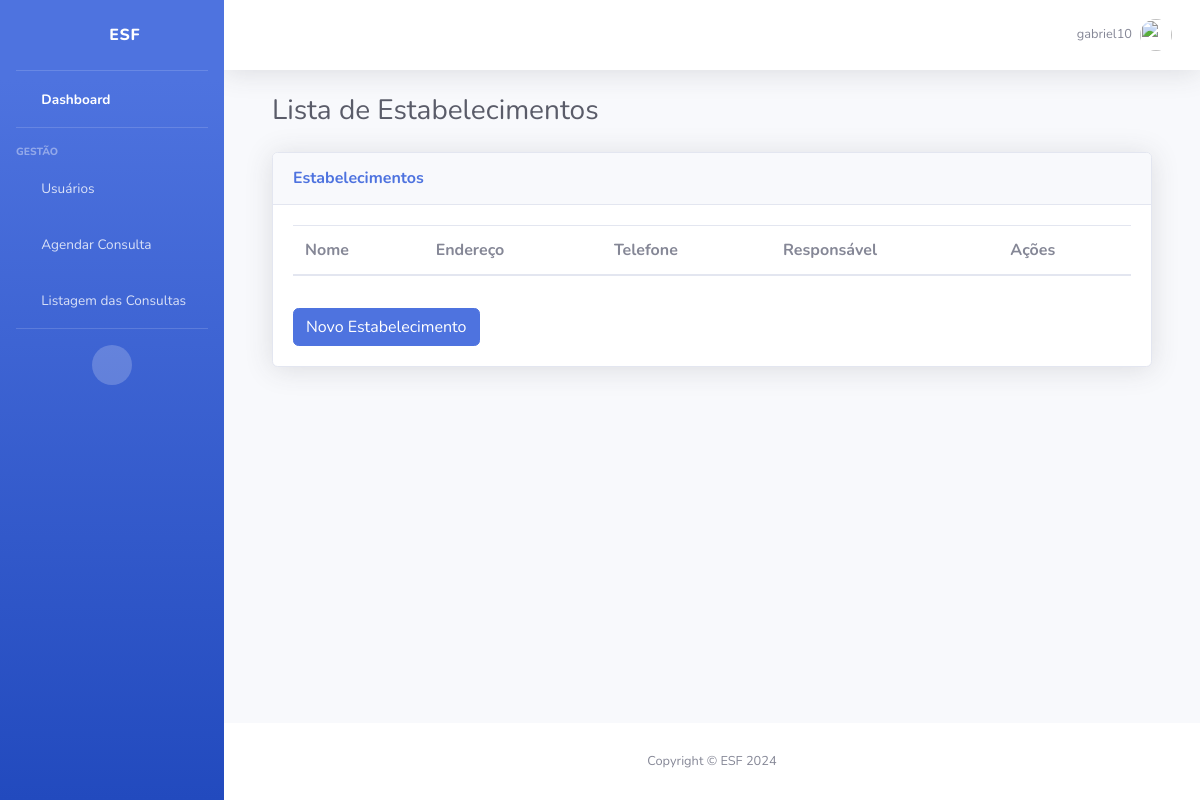
Page /estabelecimento/ (signed in) on the earlier database version.
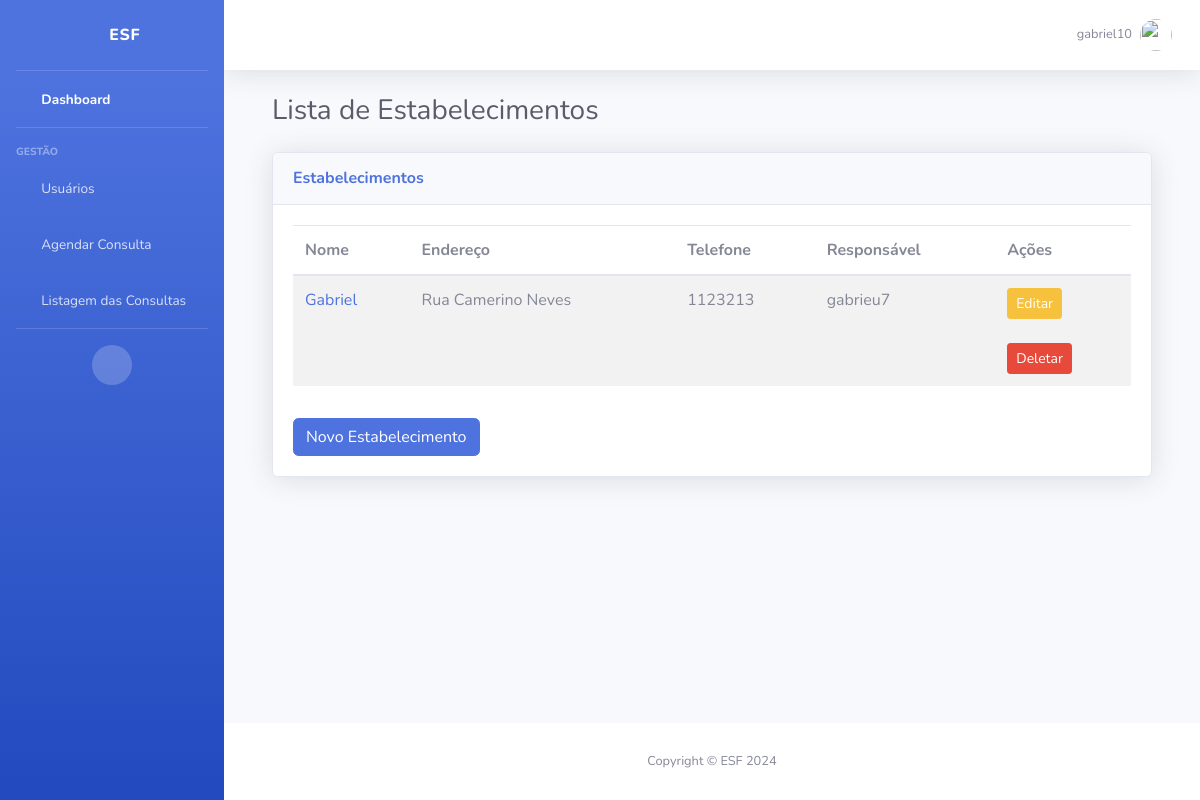
Same page on the later database version.
### estabelecimento/models.py (models this page shows, shortened)
class Estabelecimento(models.Model):
    nome = models.CharField(max_length=50)
    endereco = models.CharField(max_length=100)
    telefone = models.CharField(max_length=11)
    responsavel = models.OneToOneField("usuarios.Usuario", on_delete=models.DO_NOTHING)

### estabelecimento/views.py (the view)
# urls.py: path('', views.estabelecimento_list, name='estabelecimento_list'),
@login_required
def estabelecimento_list(request):
    estabelecimentos = Estabelecimento.objects.all()
    return render(request, 'estabelecimento/estabelecimento_list.html', {'estabelecimentos': estabelecimentos})

### templates/estabelecimento/estabelecimento_list.html
{% extends "_base.html" %}
{% block content %}
<div class="container-fluid">
    <h1 class="h3 mb-4 text-gray-800">Lista de Estabelecimentos</h1>
    <div class="card shadow mb-4">
        <div class="card-header py-3">
            <h6 class="m-0 font-weight-bold text-primary">Estabelecimentos</h6>
        </div>
        <div class="card-body">
            <table class="table table-striped">
                <thead>
                    <tr>
                        <th>Nome</th>
                        <th>Endereço</th>
                        <th>Telefone</th>
                        <th>Responsável</th>
                        <th>Ações</th>
                    </tr>
                </thead>
                <tbody>
                    {% for estabelecimento in estabelecimentos %}
                        <tr>
                            <td><a href="{% url 'estabelecimento_detail' estabelecimento.pk %}">{{ estabelecimento.nome }}</a></td>
                            <td>{{ estabelecimento.endereco }}</td>
                            <td>{{ estabelecimento.telefone }}</td>
                            <td>{{ estabelecimento.responsavel.username }}</td>
                            <td>
                                <a href="{% url 'estabelecimento_update' estabelecimento.pk %}" class="btn btn-sm btn-warning">Editar</a><br><br>
                                <a href="{% url 'estabelecimento_delete' estabelecimento.pk %}" class="btn btn-sm btn-danger">Deletar</a>
                            </td>
                        </tr>
                    {% endfor %}
                </tbody>
            </table>
            <a href="{% url 'estabelecimento_create' %}" class="btn btn-primary mt-3">Novo Estabelecimento</a>
        </div>
    </div>
</div>
{% endblock %}

Differences in the rows shown:
added Estabelecimento: nome "Gabriel", endereco "Rua Camerino Neves", telefone "1123213", responsavel.username "gabrieu7"
